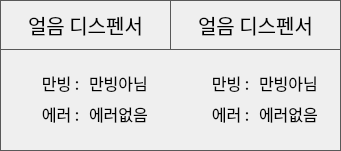
    <widget class="QFrame" name="FRAME_ICE_1">
     <property name="geometry">
      <rect>
       <x>950</x>
       <y>240</y>
       <width>341</width>
       <height>151</height>
      </rect>
     </property>
     <property name="styleSheet">
      <string notr="true">QFrame { 
   border: 1px solid #595959 
} 
QLabel {
	font: 12pt &quot;함초롬돋움&quot;;
}
QPushButton {
	border:1px solid #595959;
	font: 15pt &quot;함초롬돋움&quot;; 
}
QLineEdit {
	font: 10pt &quot;함초롬돋움&quot;;
}</string>
     </property>
     <property name="frameShape">
      <enum>QFrame::Box</enum>
     </property>
     <property name="frameShadow">
      <enum>QFrame::Raised</enum>
     </property>
     <property name="lineWidth">
      <number>2</number>
     </property>
     <widget class="QPushButton" name="BTN_DEV_INFO_ICE_1">
      <property name="geometry">
       <rect>
        <x>0</x>
        <y>0</y>
        <width>171</width>
        <height>50</height>
       </rect>
      </property>
      <property name="font">
       <font>
        <family>함초롬돋움</family>
        <pointsize>15</pointsize>
        <weight>50</weight>
        <italic>false</italic>
        <bold>false</bold>
       </font>
      </property>
      <property name="text">
       <string>얼음 디스펜서</string>
      </property>
     </widget>
     <widget class="QWidget" name="layoutWidget_4">
      <property name="geometry">
       <rect>
        <x>10</x>
        <y>70</y>
        <width>151</width>
        <height>56</height>
       </rect>
      </property>
      <layout class="QGridLayout" name="gridLayout_7">
       <item row="0" column="0">
        <widget class="QLabel" name="label">
         <property name="font">
          <font>
           <family>함초롬돋움</family>
           <pointsize>12</pointsize>
           <weight>50</weight>
           <italic>false</italic>
           <bold>false</bold>
          </font>
         </property>
         <property name="styleSheet">
          <string notr="true">QLabel{ 
   border: 0px solid
} </string>
         </property>
         <property name="text">
          <string>만빙 : </string>
         </property>
         <property name="alignment">
          <set>Qt::AlignRight|Qt::AlignTrailing|Qt::AlignVCenter</set>
         </property>
        </widget>
       </item>
       <item row="0" column="1">
        <widget class="QLabel" name="LB_ICE_1_FULL">
         <property name="font">
          <font>
           <family>함초롬돋움</family>
           <pointsize>12</pointsize>
           <weight>50</weight>
           <italic>false</italic>
           <bold>false</bold>
          </font>
         </property>
         <property name="styleSheet">
          <string notr="true">QLabel{ 
   border: 0px solid
} </string>
         </property>
         <property name="text">
          <string>만빙아님</string>
         </property>
         <property name="alignment">
          <set>Qt::AlignLeading|Qt::AlignLeft|Qt::AlignVCenter</set>
         </property>
        </widget>
       </item>
       <item row="1" column="0">
        <widget class="QLabel" name="label_2">
         <property name="font">
          <font>
           <family>함초롬돋움</family>
           <pointsize>12</pointsize>
           <weight>50</weight>
           <italic>false</italic>
           <bold>false</bold>
          </font>
         </property>
         <property name="styleSheet">
          <string notr="true">QLabel{ 
   border: 0px solid
} </string>
         </property>
         <property name="text">
          <string>에러 : </string>
         </property>
         <property name="alignment">
          <set>Qt::AlignRight|Qt::AlignTrailing|Qt::AlignVCenter</set>
         </property>
        </widget>
       </item>
       <item row="1" column="1">
        <widget class="QLabel" name="LB_ICE_1_ERROR">
         <property name="font">
          <font>
           <family>함초롬돋움</family>
           <pointsize>12</pointsize>
           <weight>50</weight>
           <italic>false</italic>
           <bold>false</bold>
          </font>
         </property>
         <property name="styleSheet">
          <string notr="true">QLabel{ 
   border: 0px solid
} </string>
         </property>
         <property name="text">
          <string>에러없음</string>
         </property>
         <property name="alignment">
          <set>Qt::AlignLeading|Qt::AlignLeft|Qt::AlignVCenter</set>
         </property>
        </widget>
       </item>
      </layout>
     </widget>
     <widget class="QWidget" name="layoutWidget_13">
      <property name="geometry">
       <rect>
        <x>180</x>
        <y>70</y>
        <width>151</width>
        <height>56</height>
       </rect>
      </property>
      <layout class="QGridLayout" name="gridLayout_13">
       <item row="0" column="0">
        <widget class="QLabel" name="label_3">
         <property name="font">
          <font>
           <family>함초롬돋움</family>
           <pointsize>12</pointsize>
           <weight>50</weight>
           <italic>false</italic>
           <bold>false</bold>
          </font>
         </property>
         <property name="styleSheet">
          <string notr="true">QLabel{ 
   border: 0px solid
} </string>
         </property>
         <property name="text">
          <string>만빙 : </string>
         </property>
         <property name="alignment">
          <set>Qt::AlignRight|Qt::AlignTrailing|Qt::AlignVCenter</set>
         </property>
        </widget>
       </item>
       <item row="0" column="1">
        <widget class="QLabel" name="LB_ICE_2_FULL">
         <property name="font">
          <font>
           <family>함초롬돋움</family>
           <pointsize>12</pointsize>
           <weight>50</weight>
           <italic>false</italic>
           <bold>false</bold>
          </font>
         </property>
         <property name="styleSheet">
          <string notr="true">QLabel{ 
   border: 0px solid
} </string>
         </property>
         <property name="text">
          <string>만빙아님</string>
         </property>
         <property name="alignment">
          <set>Qt::AlignLeading|Qt::AlignLeft|Qt::AlignVCenter</set>
         </property>
        </widget>
       </item>
       <item row="1" column="0">
        <widget class="QLabel" name="label_4">
         <property name="font">
          <font>
           <family>함초롬돋움</family>
           <pointsize>12</pointsize>
           <weight>50</weight>
           <italic>false</italic>
           <bold>false</bold>
          </font>
         </property>
         <property name="styleSheet">
          <string notr="true">QLabel{ 
   border: 0px solid
} </string>
         </property>
         <property name="text">
          <string>에러 : </string>
         </property>
         <property name="alignment">
          <set>Qt::AlignRight|Qt::AlignTrailing|Qt::AlignVCenter</set>
         </property>
        </widget>
       </item>
       <item row="1" column="1">
        <widget class="QLabel" name="LB_ICE_2_ERROR">
         <property name="font">
          <font>
           <family>함초롬돋움</family>
           <pointsize>12</pointsize>
           <weight>50</weight>
           <italic>false</italic>
           <bold>false</bold>
          </font>
         </property>
         <property name="styleSheet">
          <string notr="true">QLabel{ 
   border: 0px solid
} </string>
         </property>
         <property name="text">
          <string>에러없음</string>
         </property>
         <property name="alignment">
          <set>Qt::AlignLeading|Qt::AlignLeft|Qt::AlignVCenter</set>
         </property>
        </widget>
       </item>
      </layout>
     </widget>
     <widget class="QPushButton" name="BTN_DEV_INFO_ICE_2">
      <property name="geometry">
       <rect>
        <x>170</x>
        <y>0</y>
        <width>171</width>
        <height>50</height>
       </rect>
      </property>
      <property name="font">
       <font>
        <family>함초롬돋움</family>
        <pointsize>15</pointsize>
        <weight>50</weight>
        <italic>false</italic>
        <bold>false</bold>
       </font>
      </property>
      <property name="text">
       <string>얼음 디스펜서</string>
      </property>
     </widget>
    </widget>
